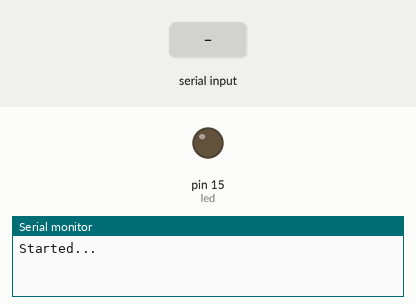
Recording of a sketch running on a simulated Arduino Uno, built with avr-gcc and run on an emulated ATmega328P. Shown: output pins drawn as LEDs (lit = HIGH), the last lines printed to the serial monitor. Dashed ring = blinking. The inputs (shaded band) are chosen by the test bench.

Above: at 2.2 s.
2.3 s: "B" received over the second serial link
At 2.7 s:
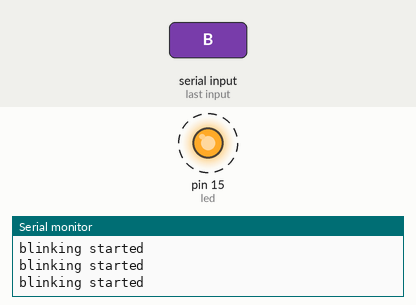
5.3 s: "S" received over the second serial link
At 5.8 s:
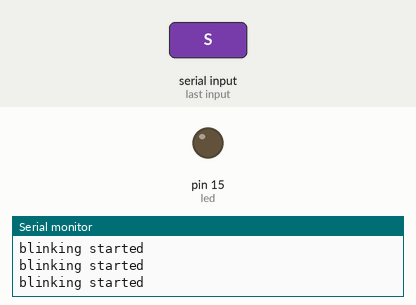
Timing chart, 0 to 8.3 s (numbered marks = the images above; inputs shaded):
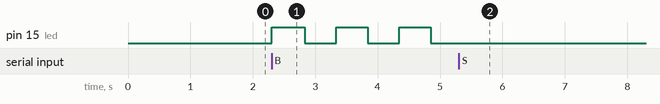

Measured:
- after the input at 2.3 s, pin 15 (led): alternates HIGH for 0.51 s and LOW for 0.51 s, starting at once
- after the input at 5.3 s, pin 15 (led): stops changing and stays LOW

The sketch:

bt-01.ino
```cpp
/* HC-05 interfacing with NodeMCU ESP8266

    Author: Circuit Digest(circuitdigest.com)

*/
#include <SoftwareSerial.h>
SoftwareSerial btSerial(5, 4); // Rx,Tx
int led = 15;   // led also the internal led of NodemCU
int ledState = LOW;   // led state to toggle
String ledB = "";
unsigned long previousMillis = 0;  // millis instead of delay
const long interval = 500;  // blink after ecery 500ms
void setup() {
  delay(1000);
  Serial.begin(9600);
  btSerial.begin(9600);     // bluetooth module baudrate
  pinMode(led, OUTPUT);
  Serial.println("Started...");
}

void loop(){
  if (btSerial.available() > 0) {    // check if bluetooth module sends some data to esp8266
    char data = btSerial.read();  // read the data from HC-05
    switch (data){
      case 'B':         // if receive data is 'B'
        ledB = "blink";   // write the string
        break;
      case 'S':              // if receive data is 'S'
        ledB = "stop";
        break;
      default:
        break;
    }
  }

  unsigned long currentMillis = millis();
  if (ledB == "blink") {          // if received data is 'B' the start blinking
    Serial.println("blinking started");
    if (currentMillis - previousMillis >= interval) {
      previousMillis = currentMillis;
      if (ledState == LOW) {
        ledState = HIGH;
      } else {
        ledState = LOW;
      }
      digitalWrite(led, ledState);
    }
  }
}
```
